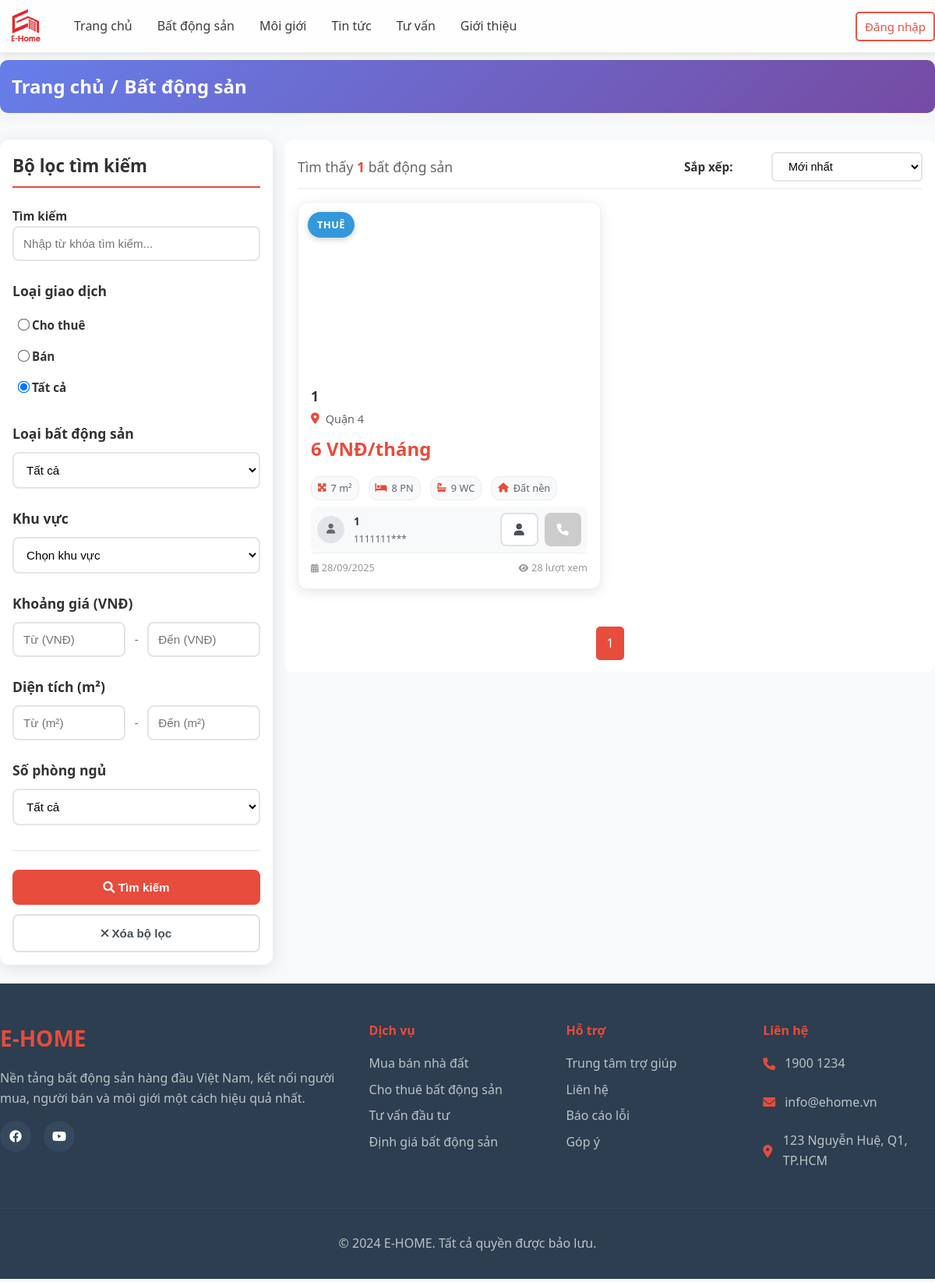
/user/?act=listProperty, run on the app's committed database.
### tables this page shows
CREATE TABLE `rental_property` (
  `id` int(11) NOT NULL,
  `title` varchar(255) NOT NULL,
  `description` text DEFAULT NULL,
  `address` varchar(500) NOT NULL,
  `locationId` int(11) DEFAULT NULL,
  `typeId` int(11) NOT NULL,
  `brokerId` int(11) NOT NULL,
  `transactionType` enum('rent','sale') NOT NULL,
  `price` int(15) NOT NULL,
  `area` decimal(10,2) DEFAULT NULL,
  `bedrooms` int(11) DEFAULT 0,
  `bathrooms` int(11) DEFAULT 0,
  `floors` int(11) DEFAULT 1,
  `frontage` int(1) DEFAULT 0 COMMENT 'Mặt tiền (m)',
  `direction` varchar(50) DEFAULT NULL,
  `furniture` enum('none','basic','full') DEFAULT 'none',
  `parking` tinyint(1) DEFAULT 0,
  `status` enum('active','rented','sold') DEFAULT 'active',
  `views` int(11) DEFAULT 0,
  `createdAt` timestamp NOT NULL DEFAULT current_timestamp(),
  `updatedAt` timestamp NOT NULL DEFAULT current_timestamp() ON UPDATE current_timestamp()
);

CREATE TABLE `location` (
  `id` int(11) NOT NULL,
  `name` varchar(100) NOT NULL
);

CREATE TABLE `type_rental_property` (
  `id` int(11) NOT NULL,
  `name` varchar(100) NOT NULL
);

CREATE TABLE `account` (
  `id` int(11) NOT NULL,
  `fullName` varchar(255) NOT NULL,
  `email` varchar(255) NOT NULL,
  `phoneNumber` varchar(20) DEFAULT NULL,
  `password` varchar(255) NOT NULL,
  `avatar` varchar(500) DEFAULT NULL,
  `address` varchar(255) DEFAULT NULL,
  `role` enum('1','2','3') NOT NULL COMMENT '1=User, 2=Broker, 3=Admin',
  `status` enum('active','inactive') DEFAULT 'active',
  `createdAt` timestamp NOT NULL DEFAULT current_timestamp(),
  `updatedAt` timestamp NOT NULL DEFAULT current_timestamp() ON UPDATE current_timestamp()
);

### user/views/page/listProperty.php (the view, shortened to what the rows shown need)
<div class="property-list">
    <main class="main-content">
        <div class="container">
            <div class="content-layout">
                <div class="content-area">
                    <div class="properties-grid" id="properties-grid">
                        <?php if (!empty($properties)): ?>
                            <?php foreach ($properties as $item): ?>
                                <div class="property-card" data-property-id="<?= $item['id'] ?>">
                                    <div class="property-image">
                                        <?php
                                        $imagePath = !empty($item['mainImage']) ? $item['mainImage'] : './uploads/broker/logo.jpg';
                                        ?>
                                        <img src="<?= htmlspecialchars($imagePath) ?>"
                                            alt="<?= htmlspecialchars($item['title']) ?>"
                                            >
                                        <div class="property-badge <?= $item['transactionType'] === 'sale' ? 'sale' : 'rent' ?>">
                                            <?= $item['transactionType'] === 'sale' ? 'Bán' : 'Thuê' ?>
                                        </div>
                                    </div>
                                    <div class="property-info">
                                        <h3 class="property-title">
                                            <a href="index.php?act=property&id=<?= $item['id'] ?>"
                                                title="<?= htmlspecialchars($item['title']) ?>">
                                                <?= htmlspecialchars(mb_strlen($item['title']) > 60 ? mb_substr($item['title'], 0, 60) . '...' : $item['title']) ?>
                                            </a>
                                        </h3>
                                        <div class="property-location">
                                            <i class="fas fa-map-marker-alt"></i>
                                            <span><?= htmlspecialchars($item['locationName'] ?? $item['address']) ?></span>
                                        </div>
                                        <div class="property-price">
                                            <span class="price-amount">
                                                <?= number_format($item['price'], 0, ',', '.') ?> <?= $item['transactionType'] === 'sale' ? ' VNĐ' : ' VNĐ/tháng' ?>
                                            </span>
                                        </div>
                                        <div class="property-features">
                                            <div class="feature-item">
                                                <i class="fas fa-expand-arrows-alt"></i>
                                                <span><?= number_format($item['area'] ?? 0, 0, ',', '.') ?> m²</span>
                                            </div>
                                            <?php if (isset($item['bedrooms']) && $item['bedrooms'] > 0): ?>
                                                <div class="feature-item">
                                                    <i class="fas fa-bed"></i>
                                                    <span><?= $item['bedrooms'] ?> PN</span>
                                                </div>
                                            <?php endif; ?>
                                            <?php if (isset($item['bathrooms']) && $item['bathrooms'] > 0): ?>
                                                <div class="feature-item">
                                                    <i class="fas fa-bath"></i>
                                                    <span><?= $item['bathrooms'] ?> WC</span>
                                                </div>
                                            <?php endif; ?>
                                            <div class="feature-item">
                                                <i class="fas fa-home"></i>
                                                <span><?= htmlspecialchars($item['propertyType'] ?? 'N/A') ?></span>
                                            </div>
                                        </div>
                                        <?php if (!empty($item['brokerName'])): ?>
                                            <div class="property-agent">
                                                <div class="agent-info">
                                                    <div class="agent-avatar">
                                                        <?php if (!empty($item['brokerAvatar'])): ?>
                                                            <img src="<?= htmlspecialchars($item['brokerAvatar']) ?>"
                                                                alt="<?= htmlspecialchars($item['brokerName']) ?>">
                                                        <?php else: ?>
                                                            <div class="avatar-placeholder">
                                                                <i class="fas fa-user"></i>
                                                            </div>
                                                        <?php endif; ?>
                                                    </div>
                                                    <div class="agent-details">
                                                        <span class="agent-name"><?= htmlspecialchars($item['brokerName']) ?></span>
                                                        <?php if(isset($_SESSION['user']['id']) && $_SESSION['user']['id'] != '') { ?>
                                                            <span class="agent-phone"><?= htmlspecialchars($item['brokerPhone']) ?></span>
                                                        <?php }else{ ?>
                                                        <span class="agent-phone"><?= substr($item['brokerPhone'], 0 , 7) ?>***</span>
                                                        <?php } ?>
                                                    </div>
                                                </div>
                                                <div class="agent-actions">
                                                    <a href="index.php?act=broker&id=<?= $item['brokerId'] ?? '' ?>"
                                                        class="btn btn-outline" style="padding: 0.475rem 1rem;" title="Xem hồ sơ">
                                                        <i class="fas fa-user"></i>
                                                    </a>
                                                    <?php if(isset($_SESSION['user']['id']) && $_SESSION['user']['id'] != '') { ?>
                                                        <a href="tel:<?= $item['brokerPhone'] ?>"
                                                            class="btn btn-sm btn-primary" style="padding: 0.475rem 1rem;" title="Gọi điện">
                                                            <i class="fas fa-phone"></i>
                                                        </a>
                                                    <?php }else{
                                                        echo '<button disabled  class="btn btn-sm btn-primary" title="Vui lòng đăng nhập để liên hệ" style="padding: 0.475rem 1rem; background-color: #ccc;" title="Đăng nhập để gọi điện">
                                                                <i class="fas fa-phone"></i>
                                                            </button>';
                                                    } ?>
                                                </div>
                                            </div>
                                        <?php endif; ?>
                                        <div class="property-meta">
                                            <span class="posted-date" title="Ngày đăng: <?= date('d/m/Y H:i', strtotime($item['createdAt'])) ?>">
                                                <i class="fas fa-calendar-alt"></i>
                                                <?php
                                                if (function_exists('timeAgo')) {
                                                    echo timeAgo($item['createdAt']);
                                                } else {
                                                    echo date('d/m/Y', strtotime($item['createdAt']));
                                                }
                                                ?>
                                            </span>
                                            <span class="updated-date" title="Lượt xem: <?= $item['views'] ?>">
                                                <i class="fas fa-eye"></i>
                                                <?= $item['views'] ?> lượt xem
                                            </span>
                                        </div>
                                    </div>
                                </div>
                            <?php endforeach; ?>
                        <?php endif; ?>
                    </div>
                </div>
            </div>
        </div>
    </main>
</div>

### data on the page
rental_property: transactionType "THUÊ", title "1", locationId.name "Quận 4", price "6", area "7", bedrooms "8", bathrooms "9", typeId.name "Đất nền", account.fullName "1", account.phoneNumber "1111111", createdAt "28/09/2025", views "28"

### other printed values
$totalRecords "1"
